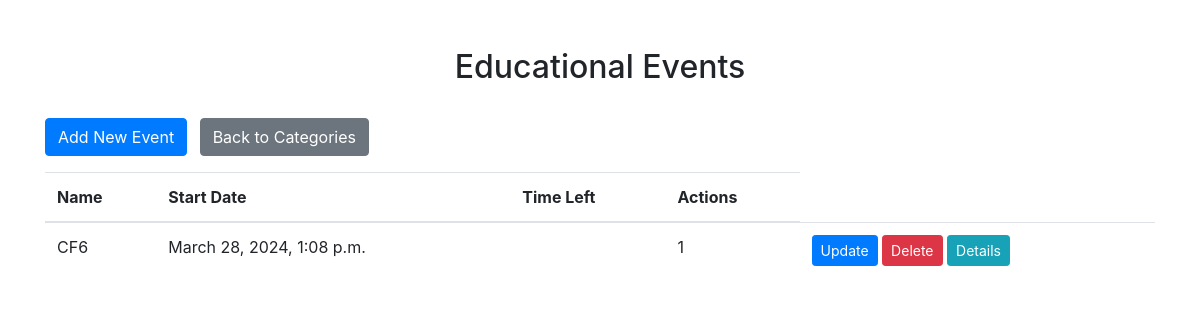
Screenshot of /categories/4/ with the database file from the repository.
### event_management_system_app/models.py (models this page shows)
class Category(models.Model):
    name = models.CharField(max_length=100)

class Event(models.Model):
    name = models.CharField(max_length=100)
    category = models.ForeignKey(Category, on_delete=models.CASCADE)
    start_date = models.DateTimeField()
    end_date = models.DateTimeField()
    priority = models.IntegerField(default=1)
    description = models.TextField(default='')
    location = models.CharField(max_length=255, default='')
    organizer = models.CharField(max_length=100, default='')

### event_management_system_app/views.py (the view)
# urls.py: path('categories/<int:category_id>/', views.category_events, name='category_events'),
def category_events(request, category_id):
    category = get_object_or_404(Category, pk=category_id)
    events = category.event_set.all()
    return render(request, 'event_management_system_app/category_events.html', {'category': category, 'events': events})

### event_management_system_app/templates/event_management_system_app/category_events.html (shortened to what this page needs)
<!DOCTYPE html>
<html lang="en">
<head>
  <link rel="stylesheet" href="https://maxcdn.bootstrapcdn.com/bootstrap/4.5.2/css/bootstrap.min.css" />
</head>
<body>
  <div class="container mt-5">
    <h2 class="text-center">{{ category.name }} Events</h2>
    <br>
    <div class="mb-3">
      <a href="{% url 'create_event' %}" class="btn btn-primary">Add New Event</a>
      <a href="{% url 'category_list' %}" class="btn btn-secondary ml-2">Back to Categories</a>
    </div>
    <table id="eventTable" class="table">
      <thead>
        <tr>
          <th>Name</th>
          <th>Start Date</th>
          <th>Time Left</th>
          <th>Actions</th>
        </tr>
      </thead>
      <tbody>
        {% for event in events %}
          <tr>
            <td>{{ event.name }}</td>
            <td>{{ event.start_date }}</td>
            <td>
            </td>
            <td>{{ event.priority }}</td>
            <td>
              <a href="{% url 'update_event' event.id %}" class="btn btn-primary btn-sm">Update</a>
              <form method="post" action="{% url 'delete_event' event.id %}" style="display: inline;">
                <button type="submit" class="btn btn-danger btn-sm">Delete</button>
              </form>
              <button type="button" class="btn btn-info btn-sm" data-toggle="modal" data-target="#eventModal_{{ event.id }}">Details</button>
            </td>
          </tr>
        {% endfor %}
      </tbody>
    </table>
  </div>
</body>
</html>

### rows the page displays
Category: name "Educational"
Event: name "CF6", start_date "March 28, 2024, 1:08 p.m.", priority "1"
